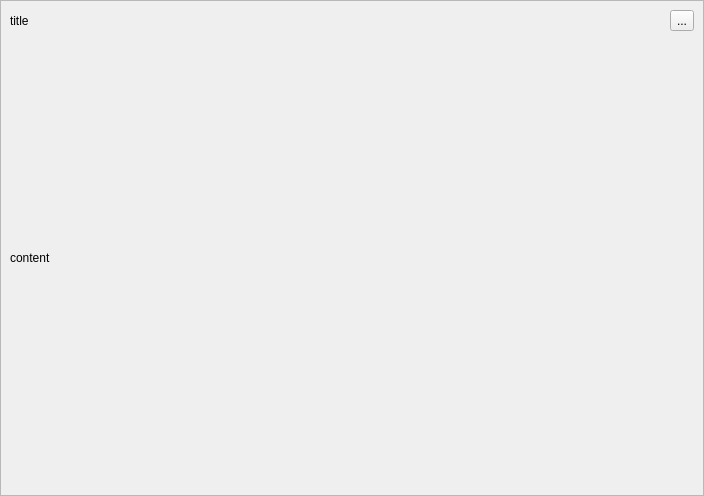
<?xml version="1.0" encoding="UTF-8"?>
<ui version="4.0">
 <class>Dialog</class>
 <widget class="QDialog" name="Dialog">
  <property name="geometry">
   <rect>
    <x>0</x>
    <y>0</y>
    <width>704</width>
    <height>496</height>
   </rect>
  </property>
  <property name="sizePolicy">
   <sizepolicy hsizetype="MinimumExpanding" vsizetype="MinimumExpanding">
    <horstretch>0</horstretch>
    <verstretch>0</verstretch>
   </sizepolicy>
  </property>
  <property name="windowTitle">
   <string>Dialog</string>
  </property>
  <layout class="QVBoxLayout" name="verticalLayout_2">
   <property name="spacing">
    <number>0</number>
   </property>
   <property name="leftMargin">
    <number>0</number>
   </property>
   <property name="topMargin">
    <number>0</number>
   </property>
   <property name="rightMargin">
    <number>0</number>
   </property>
   <property name="bottomMargin">
    <number>0</number>
   </property>
   <item>
    <widget class="QFrame" name="frame">
     <property name="frameShape">
      <enum>QFrame::StyledPanel</enum>
     </property>
     <property name="frameShadow">
      <enum>QFrame::Raised</enum>
     </property>
     <layout class="QVBoxLayout" name="verticalLayout" stretch="0,1,0">
      <property name="spacing">
       <number>12</number>
      </property>
      <item>
       <layout class="QHBoxLayout" name="horizontalLayout" stretch="0,1,0">
        <property name="spacing">
         <number>12</number>
        </property>
        <item>
         <widget class="QLabel" name="title">
          <property name="text">
           <string>title</string>
          </property>
         </widget>
        </item>
        <item>
         <spacer name="horizontalSpacer">
          <property name="orientation">
           <enum>Qt::Horizontal</enum>
          </property>
          <property name="sizeHint" stdset="0">
           <size>
            <width>40</width>
            <height>20</height>
           </size>
          </property>
         </spacer>
        </item>
        <item>
         <widget class="QToolButton" name="close">
          <property name="text">
           <string>...</string>
          </property>
         </widget>
        </item>
       </layout>
      </item>
      <item>
       <widget class="QLabel" name="content">
        <property name="cursor">
         <cursorShape>IBeamCursor</cursorShape>
        </property>
        <property name="text">
         <string>content</string>
        </property>
        <property name="alignment">
         <set>Qt::AlignLeading|Qt::AlignLeft|Qt::AlignVCenter</set>
        </property>
        <property name="wordWrap">
         <bool>false</bool>
        </property>
        <property name="textInteractionFlags">
         <set>Qt::LinksAccessibleByMouse|Qt::TextSelectableByMouse</set>
        </property>
       </widget>
      </item>
      <item>
       <widget class="QDialogButtonBox" name="buttonBox">
        <property name="orientation">
         <enum>Qt::Horizontal</enum>
        </property>
        <property name="standardButtons">
         <set>QDialogButtonBox::NoButton</set>
        </property>
       </widget>
      </item>
     </layout>
    </widget>
   </item>
  </layout>
 </widget>
 <resources/>
 <connections>
  <connection>
   <sender>buttonBox</sender>
   <signal>accepted()</signal>
   <receiver>Dialog</receiver>
   <slot>accept()</slot>
   <hints>
    <hint type="sourcelabel">
     <x>248</x>
     <y>254</y>
    </hint>
    <hint type="destinationlabel">
     <x>157</x>
     <y>274</y>
    </hint>
   </hints>
  </connection>
  <connection>
   <sender>buttonBox</sender>
   <signal>rejected()</signal>
   <receiver>Dialog</receiver>
   <slot>reject()</slot>
   <hints>
    <hint type="sourcelabel">
     <x>316</x>
     <y>260</y>
    </hint>
    <hint type="destinationlabel">
     <x>286</x>
     <y>274</y>
    </hint>
   </hints>
  </connection>
 </connections>
</ui>
